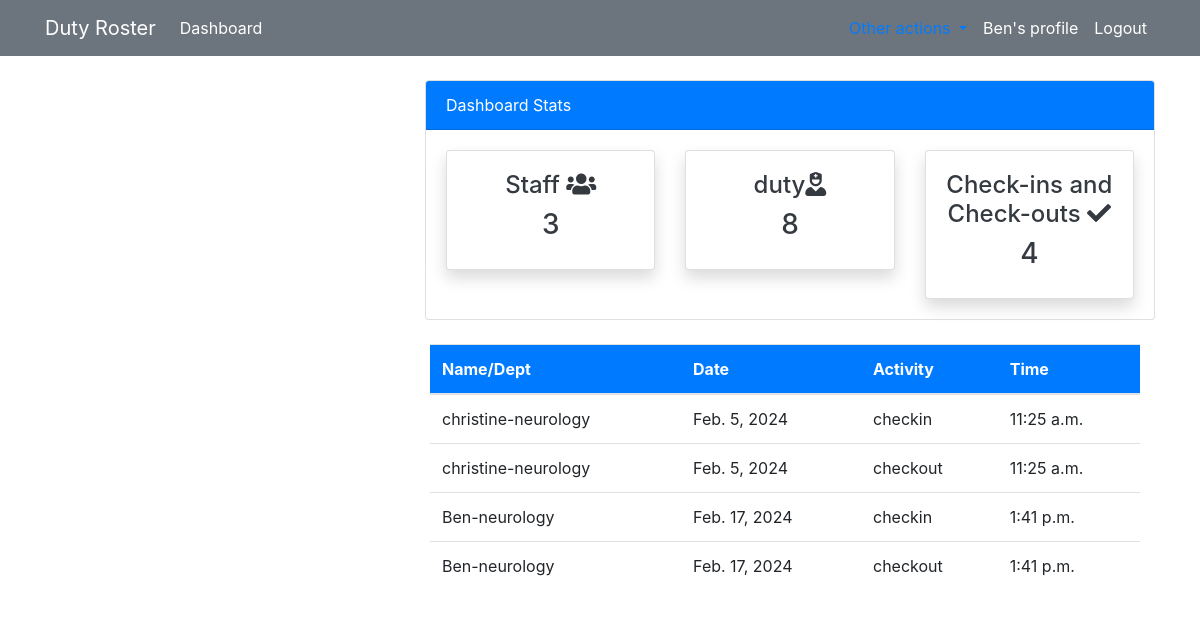
Screenshot of /order/ (signed in) with the database file from the repository.
### roster/models.py (models this page shows, shortened)
class Order(models.Model):
    product = models.ForeignKey(Duty, on_delete=models.CASCADE)
    activity = models.CharField(max_length=30, choices=ACTIVITY, default="checkin", null=True, blank=True)
    staff = models.ForeignKey(User, models.CASCADE, null=True)
    date = models.DateField(auto_now_add = True)
    time = models.TimeField(auto_now_add=True)
    class Meta:
        verbose_name_plural = 'Order'

class Duty(models.Model):
    name = models.CharField(max_length=30)
    department = models.CharField(max_length=50, choices=DEPARTMENT)
    hours = models.PositiveBigIntegerField()
    shift = models.CharField(max_length=30, choices=SHIFTS)
    ward = models.ForeignKey(Ward, on_delete=models.CASCADE, null=True)
    class Meta:
        verbose_name_plural = 'Duty'
    def __str__(self):
        return f'{self.name}-{self.department}'

### roster/views.py (the view)
# urls.py: path('order/',views.order, name='dashboard-order'),
@login_required(login_url='user-login')
def order(request):
    orders = Order.objects.all()
    orders_count = orders.count()
    workers_count = User.objects.all().count()
    duty_count = Duty.objects.all().count()
    context={
        'orders':orders,
        'workers_count':workers_count,
        'orders_count':orders_count,
        'duty_count':duty_count,
    }
    return render(request, 'dashboard/order.html',context)

### templates/dashboard/order.html (shortened to what this page needs)
{% extends "partials/base.html" %}
{% block content%}
{% include 'partials/topnav.html' %}
<div class="container">
    <div class="row my-4">
        <div class="col-md-4">
        </div>
        <div class="col-md-8">
            <table class="table bg-white">
                <thead class="bg-primary">
                    <tr class="text-white">
                        <th scope="col">Name/Dept</th>
                        <th scope="col">Date</th>
                        <th scope="col">Activity</th>
                        <th scope="col">Time</th>
                    </tr>
                </thead>
                <tbody>
                    {% for order in orders%}
                    <tr>
                        <td>{{order.product}}</td>
                        <td>{{order.date}}</td>
                        <td>{{order.activity}}</td>
                        <td>
                            {{order.time}}
                        </td>
                    </tr>
                    {% endfor %}
            </table>
        </div>
    </div>
</div>
{% endblock %}

### templates/partials/usernav.html (shortened to what this page needs)
  <nav class="navbar navbar-expand-lg navbar-info bg-secondary">
    <div class="container">
        <a class="navbar-brand text-white" href="">Duty Roster</a>
        <div class="collapse navbar-collapse" id="navbarSupportedContent">
            <ul class="navbar-nav mr-auto">
                <li class="nav-item active">
                    <a class="nav-link text-white"href="{% url 'dashboard-index' %}">Dashboard </a>
                </li>
            </ul>
            <ul class="navbar-nav ml-auto">
                <li class="nav-item active">
                    <li class="nav-item dropdown">
                        <a class="nav-link dropdown-toggle" href="#" id="navbarDropdownMenuLink" data-toggle="dropdown" aria-haspopup="true" aria-expanded="false">
                        </a>
                      </li>
                     <a class="nav-link text-white" href="{% url 'user-profile' %}"
                        <span class="sr-only">{{ user.username }}'s profile</span></a>
                </li>
                <li class="nav-item">
                    <a class="nav-link text-white" href="{% url 'user-logout' %}">Logout</a>
                </li>
            </ul>
        </div>
    </div>
</nav>

### rows the page displays
Order: product "christine-neurology", date "Feb. 5, 2024", activity "checkin", time "11:25 a.m."
Order: product "christine-neurology", date "Feb. 5, 2024", activity "checkout", time "11:25 a.m."
Order: product "Ben-neurology", date "Feb. 17, 2024", activity "checkin", time "1:41 p.m."
Order: product "Ben-neurology", date "Feb. 17, 2024", activity "checkout", time "1:41 p.m."

### other values shown
{{ user.username }} "Ben"
{{ workers_count }} "3"
{{ duty_count }} "8"
{{ orders_count }} "4"
